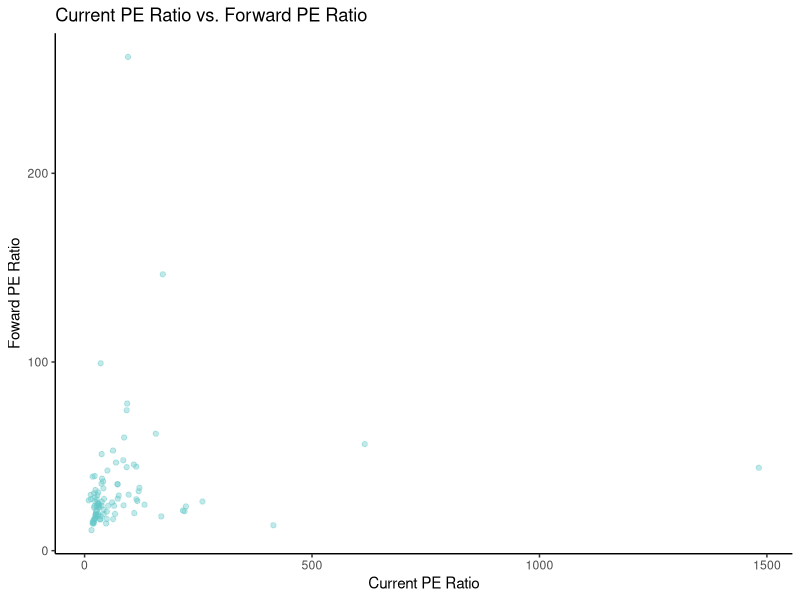
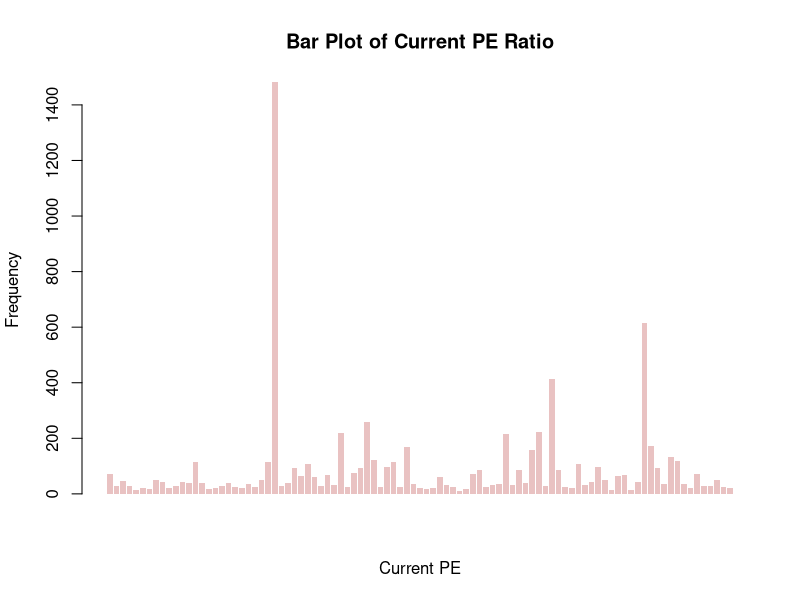
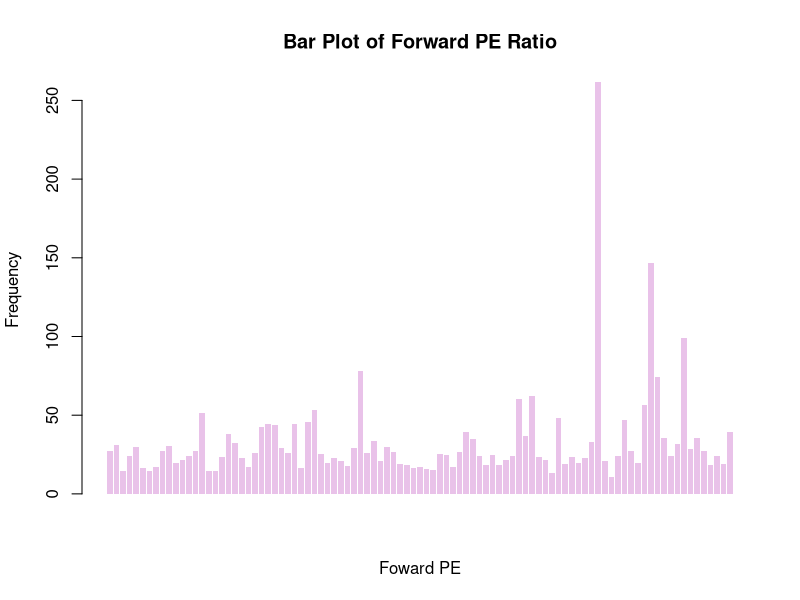
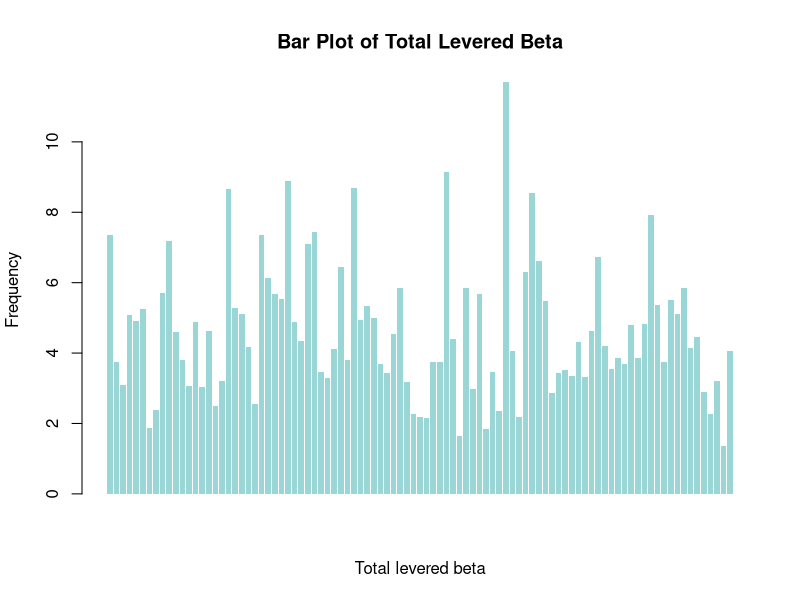
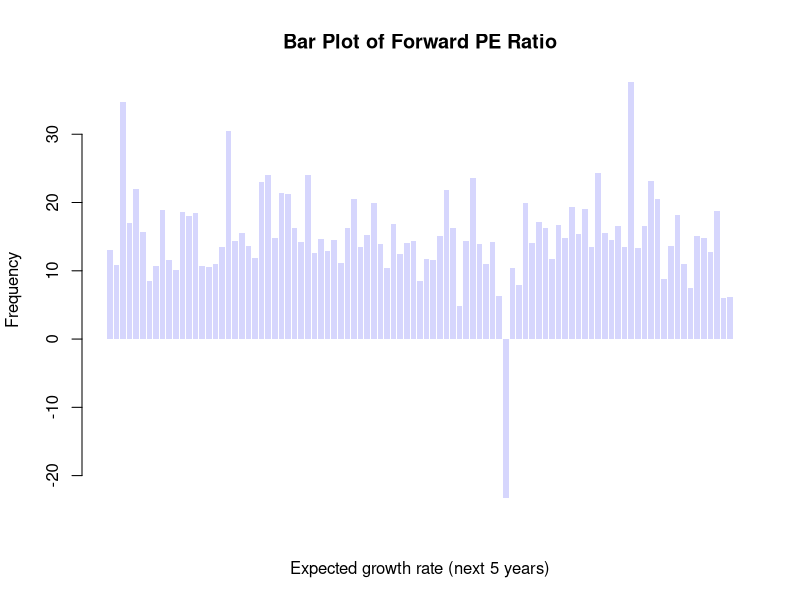
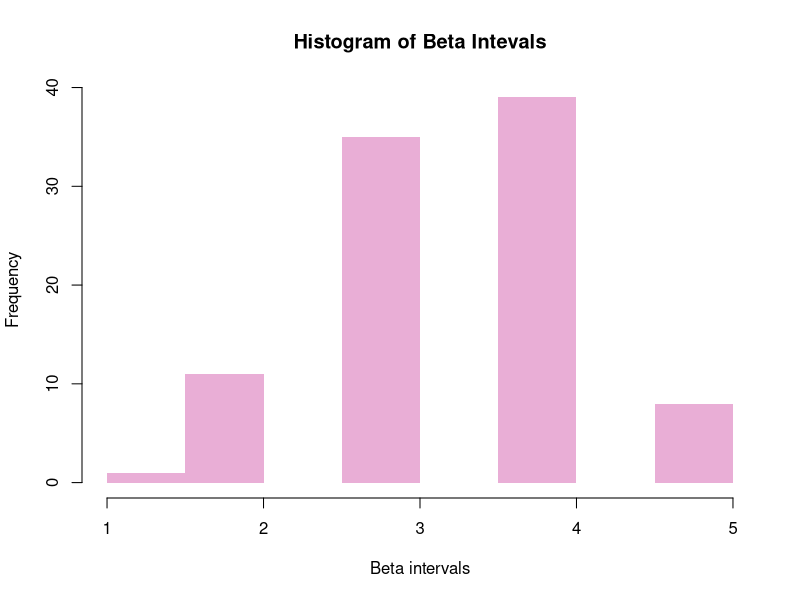
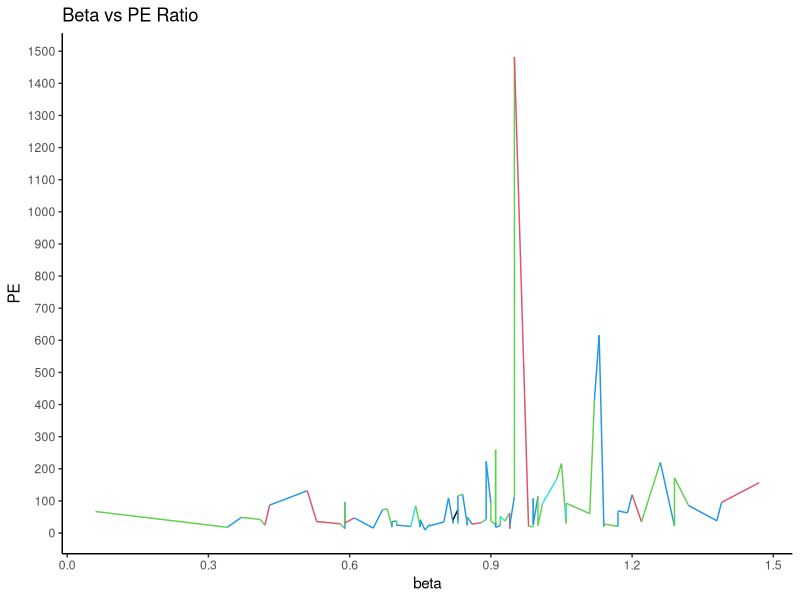
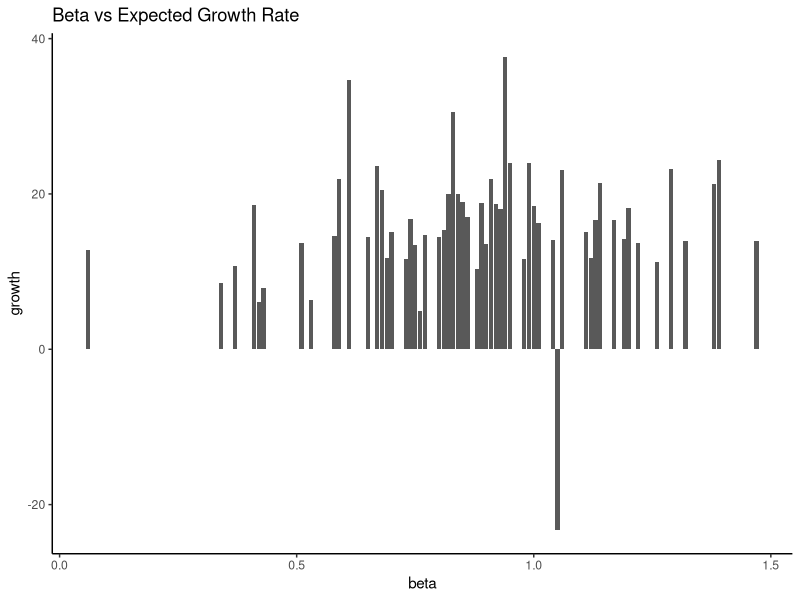

Source code (R) for these figures, in order:
# author: Christian Alarcio, Ellen Chan, Anais Sidhu, Ruomeng (Michelle) Yang
# title: Methods & Analysis of Data

# Set working directory
setwd("~/Documents/UC\ Berkeley\ 2015-2016/Statistics\ 133/projects/final/")

# Set up ggplot2
library(ggplot2)
dev.off()

# Set up readr
library(readr)

# Set up scatterplot3d
library(scatterplot3d)

# Set up stringr
library(stringr)

# Read data files
clean_data <- read.csv("clean_data/clean_data.csv", header = TRUE,
                       stringsAsFactors = FALSE)
industries_only <- read.csv("clean_data/industries_only.csv", header = TRUE,
                            stringsAsFactors = FALSE)

#### ELLEN ####
# Scatter plot of Current PE to Forward PE
ggplot(clean_data, aes(x = Current.PE, y = Forward.PE)) +
    geom_point(color = rgb(100, 200, 200, 100, maxColorValue = 255)) + 
    ggtitle("Current PE Ratio vs. Forward PE Ratio") + xlab("Current PE Ratio") +
    ylab("Foward PE Ratio") + theme_classic()

# Bar plot of Current PE, Forward PE, Total Levered Beta, and Expected
# Growth in the Next 5 Years
barplot(clean_data$Current.PE, border = NA, xlab = "Current PE", ylab = "Frequency",
        col = rgb(200, 100, 100, 100, maxColorValue = 255),
        main = "Bar Plot of Current PE Ratio")
barplot(clean_data$Forward.PE, border = NA, xlab = "Foward PE", ylab = "Frequency",
        col = rgb(200, 100, 200, 100, maxColorValue = 255),
        main = "Bar Plot of Forward PE Ratio")
barplot(clean_data$Total.Levered.Beta, border = NA, xlab = "Total levered beta",
        ylab = "Frequency", col = rgb(0, 150, 150, 100, maxColorValue = 255),
        main = "Bar Plot of Total Levered Beta")
barplot(clean_data$Expected.Growth.Next.5.Years, border = NA,
        xlab = "Expected growth rate (next 5 years)", ylab = "Frequency",
        col = rgb(150, 150, 250, 100, maxColorValue = 255),
        main = "Bar Plot of Forward PE Ratio")

# Analyze which industries are in the highest and lowest beta interval
beta_intervals <- seq(from = 0, to = 1.5, by = 0.3)
interval_fun <- function(beta) {
    for (i in 1:5) {
        if (beta_intervals[i] < beta & beta < beta_intervals[i + 1]) {
            return (i)
        }
    }
}
beta_interval <- unlist(lapply(clean_data$Average.Unlevered.Beta,
                               FUN = interval_fun))
as.vector(clean_data$Industry[unlist(beta_interval) == 5])
as.vector(clean_data$Industry[unlist(beta_interval) == 1])

# Make a histogram of the beta intervals created above
dfbeta_interval <- data.frame(table(unlist(beta_interval)))
names(dfbeta_interval) <- c("Interval", "Frequency")
hist(beta_interval, main = "Histogram of Beta Intevals",
     xlab = "Beta intervals", col = rgb(200, 50, 150, 100, maxColorValue = 255),
     border = NA) 

# Plot of Beta versus PE Ratio by given beta intervals
dat1 <- data.frame(PE = industries_only$Current.PE,
                   beta = industries_only$Average.Unlevered.Beta)
ggplot(dat1, aes(x = beta, y = PE)) +
    geom_line(stat = "identity", color = beta_interval) + 
    ggtitle("Beta vs PE Ratio") + theme_classic() + 
    scale_x_continuous(breaks = beta_intervals) + 
    scale_y_continuous(breaks = seq(from = 0, to = 1500, by = 100)) 
summary(industries_only$Current.PE)

# Bar plot of Beta versus Expected Growth Rate in the Next 5 Years
dat2 <- data.frame(beta = clean_data$Average.Unlevered.Beta,
                   growth = clean_data$Expected.Growth.Next.5.Years)
ggplot(dat2, aes(x = beta, y = growth)) +
    geom_bar(position = "identity", stat = "identity") + 
    ggtitle("Beta vs Expected Growth Rate") +
    theme_classic()

#### MICHELLE ####
# Density curve of Current PE and of Expected Growth in the Next 5 Years
plot(density(clean_data$Current.PE), main = "Density Plot of Current PE")
plot(density(clean_data$Expected.Growth.Next.5.Years),
     main = "Density Plot of Expected Growth in the Next 5 Years")

# Scatter plot of Current PE to Expected Growth in the Next 5 Years
plot(clean_data$Current.PE, clean_data$Expected.Growth.Next.5.Years,
     col = rgb(50, 200, 200, 100, maxColorValue = 255), pch = 16,
     bg = rgb(200, 200, 200, maxColorValue = 255),
     main = "Bar Plot of Forward PE Ratio")

# Make a linear regression of Current PE to Expected Growth in the Next 5 Years
fit1 <- lm(Expected.Growth.Next.5.Years ~ Current.PE, data = clean_data)
abline(fit1, col = rgb(50, 200, 200, maxColorValue = 255))
summary(fit1)

# Remove outliers and find the linear regression of Current PE to Expected
# Growth in the Next 5 Years
sorted_pe <- unlist(sort(clean_data$Current.PE,
                         decreasing = TRUE))
indices <- unlist(sort(clean_data$Current.PE,
                       decreasing = TRUE,
                       index.return = TRUE)[[2]])
sorted_growth <- clean_data$Expected.Growth.Next.5.Years[indices]
sorted_pe_growth <- data.frame(pe = sorted_pe, growth = sorted_growth)
dat3 <- subset(sorted_pe_growth, sorted_pe < 300)
plot(dat3$pe, dat3$growth, main = "Current PE Ratio vs. Expected Growth",
     xlab = "Current PE ratio", ylab = "Expected growth (next 5 years)",
     col = rgb(200, 50, 200, 100, maxColorValue = 255), pch = 16)
fit2 <- lm(growth ~ pe, data = dat3)
abline(fit2, col = rgb(200, 50, 200, maxColorValue = 255))
summary(fit2)

# Account for beta when sorting PE ratios and growth by taking the PE ratios
# and growths of industries with lower beta
sorted_beta <- unlist(sort(clean_data$Average.Unlevered.Beta,
                          index.return = TRUE)[[2]])
beta_pe <- clean_data$Current.PE[sorted_beta]
beta_growth <- clean_data$Expected.Growth.Next.5.Years[sorted_beta]
end <- length(beta_pe)
cutoff <- round(end/2)
beta1 <- data.frame(pe = beta_pe[1:cutoff], growth = beta_growth[1:cutoff])
plot(beta1$pe, beta1$growth, main = paste("Current PE Ratio vs. Expected Growth",
                                          "For Industries with Lower Beta"),
     xlab = "Current PE ratio", ylab = "Expected growth (next 5 years)",
     col = rgb(50, 50, 200, 100, maxColorValue = 255), pch = 16)
fit3 <- lm(growth ~ pe, data = beta1)
abline(fit3, col = rgb(50, 50, 200, maxColorValue = 255))
summary(fit3)

# Industries with lower beta
print("Industries with lower beta:")
print(clean_data$Industry[sorted_beta][1:cutoff])

# Account for beta when sorting PE ratios and growth by taking the PE ratios
# and growths of industries with higher beta
beta2 <- data.frame(pe = beta_pe[(cutoff+1):end],
                    growth = beta_growth[(cutoff+1):end])
plot(beta2$pe, beta2$growth, main = paste("Current PE Ratio vs. Expected Growth",
                                          "For Industries with Higher Beta"),
     xlab = "Current PE ratio", ylab = "Expected growth (next 5 years)",
     col = rgb(200, 50, 50, 100, maxColorValue = 255), pch = 16)
fit4 <- lm(growth ~ pe, data = beta2)
abline(fit4, col = rgb(200, 50, 50, maxColorValue = 255))
summary(fit4)

# Industries with higher beta
print("Industries with higher beta:")
print(clean_data$Industry[sorted_beta][(cutoff+1):end])

# Graph Current PE to Expected Growth in the Next 5 Years
ggplot(data = clean_data, aes(x = Current.PE,
                              y = Expected.Growth.Next.5.Years)) +
    geom_line(color = "#548edf") + xlab("Current PE") +
    ylab("Expected Growth in the Next 5 Years") +
    ggtitle("Plot of Current PE to Expected Growth") +
    theme_classic()

# Make a histogram of Current PE to Expected Growth for industries with
# growth, g, fulfilling g < 300
ggplot(dat3, aes(x = pe, y = growth)) + geom_line(color = "#ebcefb") +
    geom_bar(position = "identity", stat = "identity", color = "#000000") +
    ggtitle("Beta vs Expected Growth Rate") +
    theme_classic()

# Make a histogram of Current PE to Expected Growth for industries with
# growth, g, fulfilling 100 <= g < 200
dat4 <- subset(sorted_pe_growth, sorted_pe >= 100 & sorted_pe < 200)
ggplot(dat4, aes(x = pe, y = growth)) + geom_line(color = "#ebcefb") +
    geom_bar(position = "identity", stat = "identity", color = "#000000") +
    ggtitle("Beta vs Expected Growth Rate") +
    theme_classic()

# Make a histogram of Current PE to Expected Growth for industries
# with growth, g, fulfilling g < 100
dat5 <- subset(sorted_pe_growth, sorted_pe < 100)
ggplot(dat5, aes(x = pe, y = growth)) + geom_line(color = "#ebcefb") +
    geom_bar(position = "identity", stat = "identity",
             color = "#000000") +
    ggtitle("Beta vs Expected Growth Rate") + theme_classic()

# Make bubble plots of Current PE and Expected Growth in the
# Next 5 Years for different industries
symbols(industries_only$Current.PE,
        industries_only$Expected.Growth.Next.5.Years,
        circles = industries_only$Number.of.Firms,
        inches = 0.35, fg="white", bg="#facccc8d",
        xlab="Current PE", ylab="Expected Growth in 5 Years",
        main = "Current PE vs Expected Growth in the Next 5 Years")
text(industries_only$Current.PE, industries_only$Expected.Growth.Next.5.Years, 
     labels = industries_only$Number.of.Firms, cex = 0.2)

# Make bubble plots of Current PE and Expected Growth in the
# Next 5 Years for different industries accounting for outliers
industry_pe <- unlist(sort(industries_only$Current.PE, decreasing = TRUE))
industry_indices <- unlist(sort(industries_only$Current.PE, decreasing = TRUE,
                       index.return = TRUE)[[2]])
industry_growth <- industries_only$
    Expected.Growth.Next.5.Years[industry_indices]
industry_num_firms <- industries_only$Number.of.Firms[industry_indices]
industry_pe_growth <- data.frame(pe = industry_pe, growth = industry_growth,
                                 num_firms = industry_num_firms)
dat6 <- subset(industry_pe_growth, industry_pe < 150)
symbols(dat6$pe, dat6$growth, circles = dat6$num_firms,
        inches=0.35, fg="white", bg="#facccc8d",
        xlab="Current PE", ylab="Expected Growth in 5 Years",
        main = paste("Current PE Less Than 150 vs",
                     "Expected Growth in the Next 5 Years"))
text(dat6$pe, dat6$growth, labels = dat6$num_firms, cex = 0.3)

#### ANAIS ####
# Graph the scatterplot of unlevered beta's impact on expected growth
# when accounting for their regression
reg1 <- lm(Expected.Growth.Next.5.Years ~ Average.Unlevered.Beta,
               data = clean_data)
summary(reg1)
ggplot(clean_data, aes(x = Average.Unlevered.Beta,
                       y = Expected.Growth.Next.5.Years)) +
    geom_point() + xlab("Average Unlevered Beta") +
    ylab("Expected Growth (%)") +
    geom_abline(aes(slope = unname(coef(reg1)["Average.Unlevered.Beta"]),
                    intercept = unname(coef(reg1)["(Intercept)"])),
                color = rgb(223, 84, 84, maxColorValue = 255)) +
    ggtitle("Average Unlevered Beta's Impact on Expected Growth") +
    theme_classic()

# Find the multivariate regression of expected growth to unlevered beta
# and current PE ratio
reg2 <- lm(Expected.Growth.Next.5.Years ~ Average.Unlevered.Beta +
               Current.PE, data = clean_data)
summary(reg2)

# Graph the scatterplot of unlevered beta's impact on expected growth
ggplot(clean_data, aes(x = Current.PE,
                       y = Expected.Growth.Next.5.Years)) +
    geom_point() + xlab("Current PE Ratio") + ylab("Expected Growth (%)") +
    ggtitle("Scatterplot of PE Ratio vs Expected Growth") +
    theme_classic()

# Graph the scatterplot of PEG ratio's impact on expected growth after
# finding the multivariate regression of expected growth in the next 5
# years to average unlevered beta, the current PE ratio, and the PEG Ratio.
# The graph only concerns the regression of expected growth to beta.
reg3 <- lm(Expected.Growth.Next.5.Years ~ Average.Unlevered.Beta +
               Current.PE + PEG.Ratio, data = clean_data)
summary(reg3)
ggplot(clean_data, aes(x = Current.PE,
                       y = Expected.Growth.Next.5.Years)) +
    geom_point() + xlab("Current PE Ratio") + ylab("Expected Growth (%)") +
    geom_abline(aes(slope = unname(coef(reg3)["Average.Unlevered.Beta"]),
                    intercept = unname(coef(reg3)["(Intercept)"])),
                color = rgb(223, 84, 84, maxColorValue = 255)) +
    ggtitle("PEG Ratio's Impact on Expected Growth") +
    theme_classic()

# Graph the scatterplot of PEG ratio's impact on expected growth and the
# regression line of expected growth to PEG ratio and the regression line
# of the multivariate regression found in reg3
reg4 <- lm(Expected.Growth.Next.5.Years ~ PEG.Ratio, data = clean_data)
summary(reg4)
ggplot(clean_data, aes(x = PEG.Ratio,
                       y = Expected.Growth.Next.5.Years)) +
    geom_point() + xlab("PEG Ratio") + ylab("Expected Growth (%)") +
    geom_abline(aes(slope = unname(coef(reg3)["PEG.Ratio"]),
                    intercept = unname(coef(reg3)["(Intercept)"])),
                color = rgb(84, 233, 233, maxColorValue = 255)) +
    geom_abline(aes(slope = unname(coef(reg4)["PEG.Ratio"]),
                    intercept = unname(coef(reg4)["(Intercept)"])),
                color = rgb(223, 84, 84, maxColorValue = 255)) +
    ggtitle("PEG Ratio's Impact on Expected Growth") +
    theme_classic()

#### CHRISTIAN ####
plot(clean_data$Trailing.PE, clean_data$Forward.PE,
     xlab = "Trailing PE", ylab = "Forward PE",
     main = "Correlation Between Trailing PE and Forward PE",
     col = 'blue')

plot(clean_data$Forward.PE, clean_data$Trailing.PE,
     xlab = "Forward PE", ylab = "Trailing PE",
     main = "Correlation Between Trailing PE and Forward PE",
     col = 'dark green')

plot(clean_data$Average.Unlevered.Beta, clean_data$PEG.Ratio,
     xlab = "Average Unlevered Beta", ylab = "PE Ratio",
     main = "Correlation Between Beta and PE Ratio",
     col = 'red')

plot(clean_data$PEG.Ratio, clean_data$Average.Unlevered.Beta,
     xlab = "PE Ratio", ylab = "Average Unlevered Beta",
     main = "Correlation Between PE Ratio and Beta",
     col = 'dark red')

plot(clean_data$Trailing.PE, clean_data$Expected.Growth.Next.5.Years,
     xlab = "Trailing PE", ylab = "Expected Growth in the Next 5 Years",
     main = paste("Correlation Between Traling PE and Expected",
                  "Growth in the Next 5 Years"), col = 'purple')

plot(clean_data$Expected.Growth.Next.5.Years, clean_data$Trailing.PE,
     xlab = "Expected Growth in the Next 5 Years", ylab = "Trailing PE",
     main = paste("Correlation Between Expected Growth in the",
                  "Next 5 Years and Trailing PE"), col = 'navy blue')

scatterplot3d(x = clean_data$Expected.Growth.Next.5.Years,
              clean_data$PEG.Ratio, z = clean_data$Average.Unlevered.Beta,
              angle = 30, scale.y = .3,
              xlab = "Expected Growth in Next 5 Years",
              ylab = "PE Ratio", zlab = "Beta")

# Look at PE Ratio here:
scatterplot3d(x = clean_data$Expected.Growth.Next.5.Years,
              clean_data$PEG.Ratio, z = clean_data$Average.Unlevered.Beta,
              angle = 280, scale.y = .3,
              xlab = "Expected Growth in Next 5 Years",
              ylab = "PE Ratio", zlab = "Beta")

# Multiple angles
scatterplot3d(x = clean_data$Expected.Growth.Next.5.Years,
              y = clean_data$PEG.Ratio,
              z = clean_data$Average.Unlevered.Beta,
              angle = 200, scale.y = .3,
              xlab = "Expected Growth in Next 5 Years",
              ylab = "PE Ratio", zlab = "Beta")
scatterplot3d(x = clean_data$Expected.Growth.Next.5.Years,
              y= clean_data$PEG.Ratio,
              z = clean_data$Average.Unlevered.Beta,
              angle = 230, scale.y = .3,
              xlab = "Expected Growth in Next 5 Years",
              ylab = "PE Ratio", zlab = "Beta")
scatterplot3d(x = clean_data$Expected.Growth.Next.5.Years,
              y = clean_data$PEG.Ratio,
              z = clean_data$Average.Unlevered.Beta,
              angle = -400, scale.y = .3,
              xlab = "Expected Growth in Next 5 Years",
              ylab = "PE Ratio", zlab = "Beta")
scatterplot3d(x = clean_data$Expected.Growth.Next.5.Years,
              y= clean_data$PEG.Ratio,
              z = clean_data$Average.Unlevered.Beta,
              angle = 200, scale.y = .3,
              xlab = "Expected Growth in Next 5 Years",
              ylab = "PE Ratio", zlab = "Beta")
